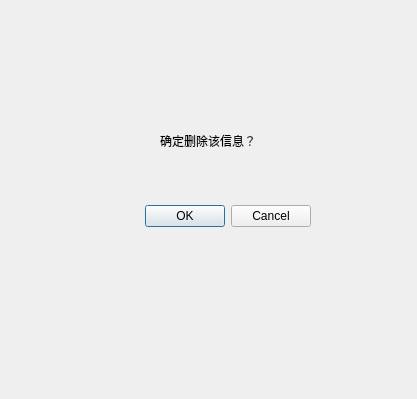
<?xml version="1.0" encoding="UTF-8"?>
<ui version="4.0">
 <class>AreYouSure</class>
 <widget class="QDialog" name="AreYouSure">
  <property name="geometry">
   <rect>
    <x>0</x>
    <y>0</y>
    <width>417</width>
    <height>399</height>
   </rect>
  </property>
  <property name="windowTitle">
   <string>Dialog</string>
  </property>
  <widget class="QDialogButtonBox" name="buttonBox">
   <property name="geometry">
    <rect>
     <x>10</x>
     <y>200</y>
     <width>301</width>
     <height>32</height>
    </rect>
   </property>
   <property name="orientation">
    <enum>Qt::Horizontal</enum>
   </property>
   <property name="standardButtons">
    <set>QDialogButtonBox::Cancel|QDialogButtonBox::Ok</set>
   </property>
  </widget>
  <widget class="QLabel" name="label">
   <property name="geometry">
    <rect>
     <x>160</x>
     <y>110</y>
     <width>161</width>
     <height>61</height>
    </rect>
   </property>
   <property name="text">
    <string>确定删除该信息？</string>
   </property>
  </widget>
 </widget>
 <resources/>
 <connections>
  <connection>
   <sender>buttonBox</sender>
   <signal>accepted()</signal>
   <receiver>AreYouSure</receiver>
   <slot>accept()</slot>
   <hints>
    <hint type="sourcelabel">
     <x>248</x>
     <y>254</y>
    </hint>
    <hint type="destinationlabel">
     <x>157</x>
     <y>274</y>
    </hint>
   </hints>
  </connection>
  <connection>
   <sender>buttonBox</sender>
   <signal>rejected()</signal>
   <receiver>AreYouSure</receiver>
   <slot>reject()</slot>
   <hints>
    <hint type="sourcelabel">
     <x>316</x>
     <y>260</y>
    </hint>
    <hint type="destinationlabel">
     <x>286</x>
     <y>274</y>
    </hint>
   </hints>
  </connection>
 </connections>
</ui>
